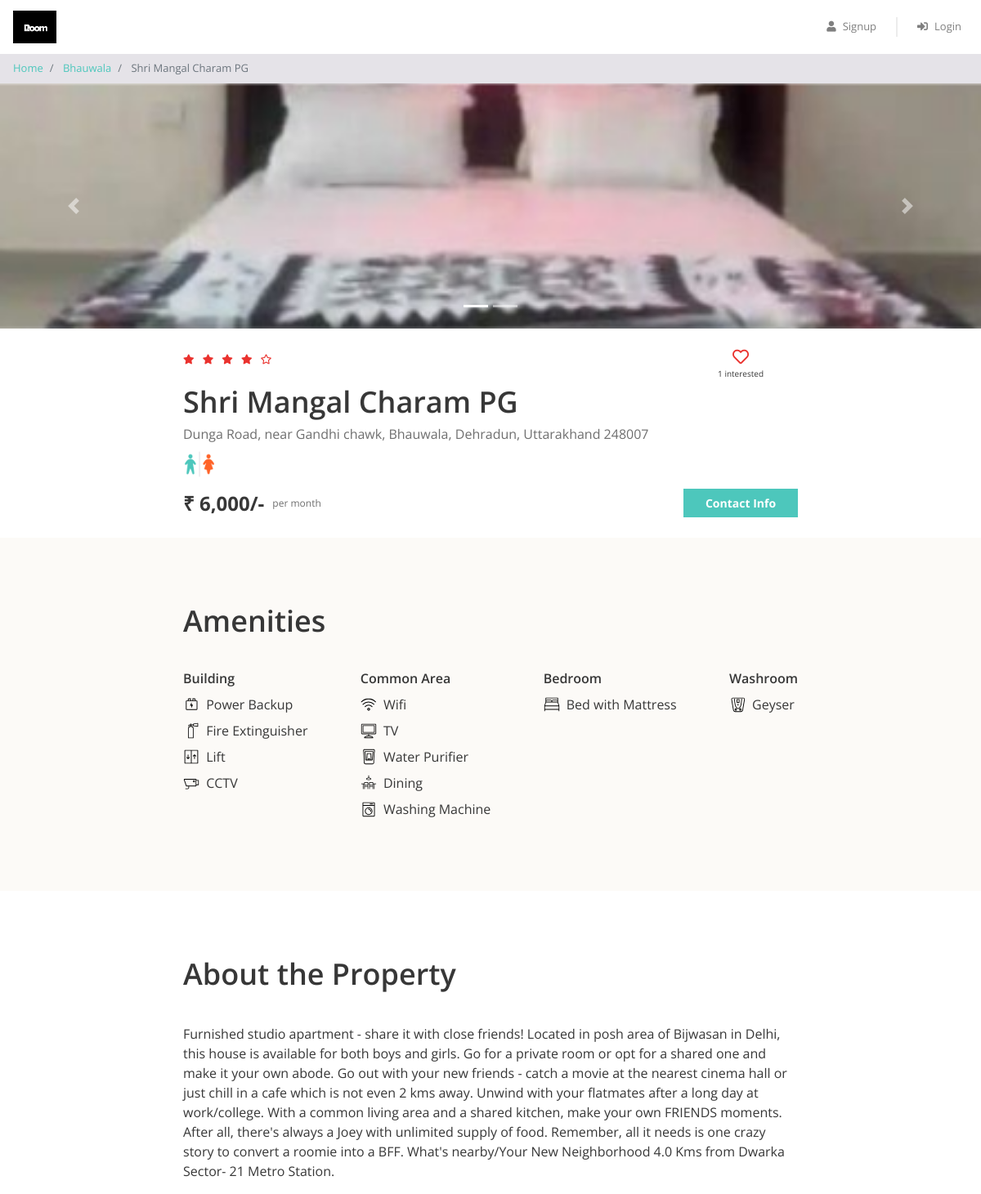
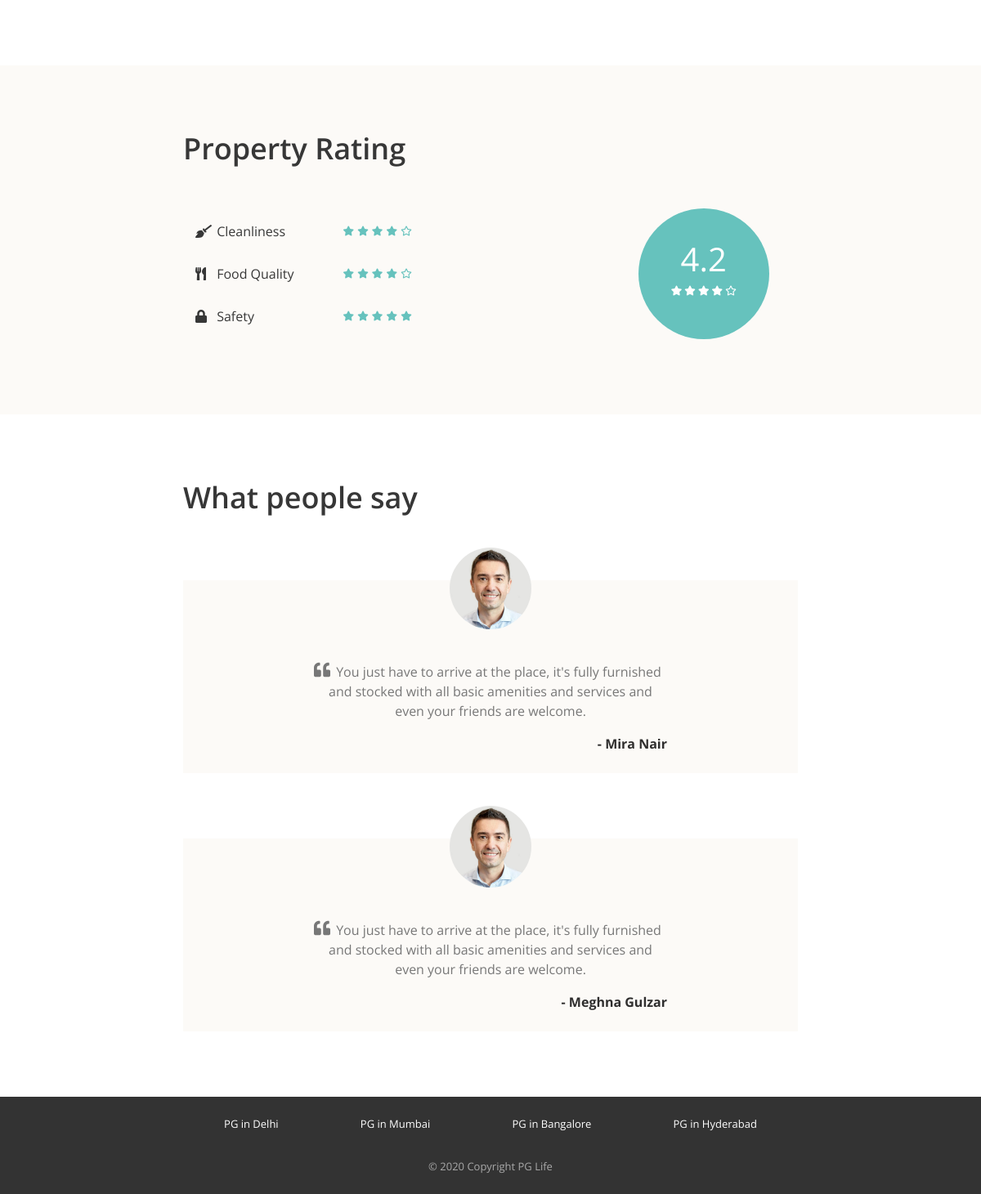
The app's page /property_detail.php?property_id=3 with its own data (2 pictures, top to bottom).
### tables this page shows
CREATE TABLE `properties` (
  `id` int(11) NOT NULL,
  `city_id` int(11) NOT NULL,
  `name` varchar(100) NOT NULL,
  `address` varchar(100) NOT NULL,
  `description` longtext NOT NULL,
  `gender` enum('male','female','unisex') NOT NULL,
  `rent` int(11) NOT NULL,
  `rating_clean` float(2,1) NOT NULL,
  `rating_food` float(2,1) NOT NULL,
  `rating_safety` float(2,1) NOT NULL
);

CREATE TABLE `cities` (
  `id` int(11) NOT NULL,
  `name` varchar(100) NOT NULL
);

CREATE TABLE `amenities` (
  `id` int(11) NOT NULL,
  `name` varchar(100) NOT NULL,
  `type` varchar(100) NOT NULL,
  `icon` varchar(100) NOT NULL
);

CREATE TABLE `testimonials` (
  `id` int(11) NOT NULL,
  `property_id` int(11) NOT NULL,
  `user_name` varchar(100) NOT NULL,
  `content` longtext NOT NULL
);

### property_detail.php (the view, shortened to what this page needs)
<?php
require "includes/database_connect.php";
$property_id = $_GET["property_id"];
$sql_1 = "SELECT *, p.id AS property_id, p.name AS property_name, c.name AS city_name
            FROM properties p
            INNER JOIN cities c ON p.city_id = c.id
            WHERE p.id = $property_id";
$result_1 = mysqli_query($conn, $sql_1);
$property = mysqli_fetch_assoc($result_1);
$sql_2 = "SELECT * FROM testimonials WHERE property_id = $property_id";
$result_2 = mysqli_query($conn, $sql_2);
$testimonials = mysqli_fetch_all($result_2, MYSQLI_ASSOC);
$sql_3 = "SELECT a.*
            FROM amenities a
            INNER JOIN properties_amenities pa ON a.id = pa.amenity_id
            WHERE pa.property_id = $property_id";
$result_3 = mysqli_query($conn, $sql_3);
$amenities = mysqli_fetch_all($result_3, MYSQLI_ASSOC);
$sql_4 = "SELECT * FROM interested_users_properties WHERE property_id = $property_id";
$result_4 = mysqli_query($conn, $sql_4);
$interested_users_count = mysqli_num_rows($result_4);
?>
<!DOCTYPE html>
<html lang="en">
<head>
    <?php
    include "includes/head_links.php";
    ?>
    <link href="css/property_detail.css" rel="stylesheet" />
</head>
<body>
    <?php
    include "includes/header.php";
    ?>
    <nav aria-label="breadcrumb">
        <ol class="breadcrumb py-2">
            <li class="breadcrumb-item">
                <a href="index.php">Home</a>
            </li>
            <li class="breadcrumb-item">
                <a href="property_list.php?city=<?= $property['city_name']; ?>"><?= $property['city_name']; ?></a>
            </li>
            <li class="breadcrumb-item active" aria-current="page">
                <?= $property['property_name']; ?>
            </li>
        </ol>
    </nav>
    <div id="property-images" class="carousel slide" data-ride="carousel">
        <ol class="carousel-indicators">
            <?php
            $property_images = glob("img/properties/" . $property['property_id'] . "/*");
            foreach ($property_images as $index => $property_image) {
            ?>
                <li data-target="#property-images" data-slide-to="<?= $index ?>" class="<?= $index == 0 ? "active" : ""; ?>"></li>
            <?php
            }
            ?>
        </ol>
        <div class="carousel-inner">
            <?php
            foreach ($property_images as $index => $property_image) {
            ?>
                <div class="carousel-item <?= $index == 0 ? "active" : ""; ?>">
                    <img class="d-block w-100" src="<?= $property_image ?>" alt="slide">
                </div>
            <?php
            }
            ?>
        </div>
        <a class="carousel-control-prev" href="#property-images" role="button" data-slide="prev">
            <span class="carousel-control-prev-icon" aria-hidden="true"></span>
        </a>
        <a class="carousel-control-next" href="#property-images" role="button" data-slide="next">
            <span class="carousel-control-next-icon" aria-hidden="true"></span>
        </a>
    </div>
    <div class="property-summary page-container">
        <div class="row no-gutters justify-content-between">
            <?php
            $total_rating = ($property['rating_clean'] + $property['rating_food'] + $property['rating_safety']) / 3;
            $total_rating = round($total_rating, 1);
            ?>
            <div class="star-container" title="<?= $total_rating ?>">
                <?php
                $rating = $total_rating;
                for ($i = 0; $i < 5; $i++) {
                    if ($rating >= $i + 0.8) {
                ?>
                        <i class="fas fa-star"></i>
                    <?php
                    } elseif ($rating >= $i + 0.3) {
                    ?>
                        <i class="fas fa-star-half-alt"></i>
                    <?php
                    } else {
                    ?>
                        <i class="far fa-star"></i>
                <?php
                    }
                }
                ?>
            </div>
            <div class="interested-container">
                <?php
                $is_interested = false;
                if ($is_interested) {
                ?>
                    <i class="is-interested-image fas fa-heart"></i>
                <?php
                } else {
                ?>
                    <i class="is-interested-image far fa-heart"></i>
                <?php
                }
                ?>
                <div class="interested-text">
                    <span class="interested-user-count"><?= $interested_users_count ?></span> interested
                </div>
            </div>
        </div>
        <div class="detail-container">
            <div class="property-name"><?= $property['property_name'] ?></div>
            <div class="property-address"><?= $property['address'] ?></div>
            <div class="property-gender">
                <?php
                if ($property['gender'] == "male") {
                ?>
                    <img src="img/male.png">
                <?php
                } elseif ($property['gender'] == "female") {
                ?>
                    <img src="img/female.png">
                <?php
                } else {
                ?>
                    <img src="img/unisex.png">
                <?php
                }
                ?>
            </div>
        </div>
        <div class="row no-gutters">
            <div class="rent-container col-6">
                <div class="rent">₹ <?= number_format($property['rent']) ?>/-</div>
                <div class="rent-unit">per month</div>
            </div>
            <div class="button-container col-6">
                <a href="#" class="btn btn-primary">Contact Info</a>
            </div>
        </div>
    </div>
    <div class="property-amenities">
        <div class="page-container">
            <h1>Amenities</h1>
            <div class="row justify-content-between">
                <div class="col-md-auto">
                    <h5>Building</h5>
                    <?php
                    foreach ($amenities as $amenity) {
                        if ($amenity['type'] == "Building") {
                    ?>
                            <div class="amenity-container">
                                <img src="img/amenities/<?= $amenity['icon'] ?>.svg">
                                <span><?= $amenity['name'] ?></span>
                            </div>
                    <?php
                        }
                    }
                    ?>
                </div>
                <div class="col-md-auto">
                    <h5>Common Area</h5>
                    <?php
                    foreach ($amenities as $amenity) {
                        if ($amenity['type'] == "Common Area") {
                    ?>
                            <div class="amenity-container">
                                <img src="img/amenities/<?= $amenity['icon'] ?>.svg">
                                <span><?= $amenity['name'] ?></span>
                            </div>
                    <?php
                        }
                    }
                    ?>
                </div>
                <div class="col-md-auto">
                    <h5>Bedroom</h5>
                    <?php
                    foreach ($amenities as $amenity) {
                        if ($amenity['type'] == "Bedroom") {
                    ?>
                            <div class="amenity-container">
                                <img src="img/amenities/<?= $amenity['icon'] ?>.svg">
                                <span><?= $amenity['name'] ?></span>
                            </div>
                    <?php
                        }
                    }
                    ?>
                </div>
                <div class="col-md-auto">
                    <h5>Washroom</h5>
                    <?php
                    foreach ($amenities as $amenity) {
                        if ($amenity['type'] == "Washroom") {
                    ?>
                            <div class="amenity-container">
                                <img src="img/amenities/<?= $amenity['icon'] ?>.svg">
                                <span><?= $amenity['name'] ?></span>
                            </div>
                    <?php
                        }
                    }
                    ?>
                </div>
            </div>
        </div>
    </div>
    <div class="property-about page-container">
        <h1>About the Property</h1>
        <p><?= $property['description'] ?></p>
    </div>
    <div class="property-rating">
        <div class="page-container">
            <h1>Property Rating</h1>
            <div class="row align-items-center justify-content-between">
                <div class="col-md-6">
                    <div class="rating-criteria row">
                        <div class="col-6">
                            <i class="rating-criteria-icon fas fa-broom"></i>
                            <span class="rating-criteria-text">Cleanliness</span>
                        </div>
                        <div class="rating-criteria-star-container col-6" title="<?= $property['rating_clean'] ?>">
                            <?php
                            $rating = $property['rating_clean'];
                            for ($i = 0; $i < 5; $i++) {
                                if ($rating >= $i + 0.8) {
                            ?>
                                    <i class="fas fa-star"></i>
                                <?php
                                } elseif ($rating >= $i + 0.3) {
                                ?>
                                    <i class="fas fa-star-half-alt"></i>
                                <?php
                                } else {
                                ?>
                                    <i class="far fa-star"></i>
                            <?php
                                }
                            }
                            ?>
                        </div>
                    </div>
                    <div class="rating-criteria row">
                        <div class="col-6">
                            <i class="rating-criteria-icon fas fa-utensils"></i>
                            <span class="rating-criteria-text">Food Quality</span>
                        </div>
                        <div class="rating-criteria-star-container col-6" title="<?= $property['rating_food'] ?>">
                            <?php
                            $rating = $property['rating_food'];
                            for ($i = 0; $i < 5; $i++) {
                                if ($rating >= $i + 0.8) {
                            ?>
                                    <i class="fas fa-star"></i>
                                <?php
                                } elseif ($rating >= $i + 0.3) {
                                ?>
                                    <i class="fas fa-star-half-alt"></i>
                                <?php
                                } else {
                                ?>
                                    <i class="far fa-star"></i>
                            <?php
                                }
                            }
                            ?>
                        </div>
                    </div>
                    <div class="rating-criteria row">
                        <div class="col-6">
                            <i class="rating-criteria-icon fa fa-lock"></i>
                            <span class="rating-criteria-text">Safety</span>
                        </div>
                        <div class="rating-criteria-star-container col-6" title="<?= $property['rating_safety'] ?>">
                            <?php
                            $rating = $property['rating_safety'];
                            for ($i = 0; $i < 5; $i++) {
                                if ($rating >= $i + 0.8) {
                            ?>
                                    <i class="fas fa-star"></i>
                                <?php
                                } elseif ($rating >= $i + 0.3) {
                                ?>
                                    <i class="fas fa-star-half-alt"></i>
                                <?php
                                } else {
                                ?>
                                    <i class="far fa-star"></i>
                            <?php
                                }
                            }
                            ?>
                        </div>
                    </div>
                </div>
                <div class="col-md-4">
                    <div class="rating-circle">
                        <?php
                        $total_rating = ($property['rating_clean'] + $property['rating_food'] + $property['rating_safety']) / 3;
                        $total_rating = round($total_rating, 1);
                        ?>
                        <div class="total-rating"><?= $total_rating ?></div>
                        <div class="rating-circle-star-container">
                            <?php
                            $rating = $total_rating;
                            for ($i = 0; $i < 5; $i++) {
                                if ($rating >= $i + 0.8) {
                            ?>
                                    <i class="fas fa-star"></i>
                                <?php
                                } elseif ($rating >= $i + 0.3) {
                                ?>
                                    <i class="fas fa-star-half-alt"></i>
                                <?php
                                } else {
                                ?>
                                    <i class="far fa-star"></i>
                            <?php
                                }
                            }
                            ?>
                        </div>
                    </div>
                </div>
            </div>
        </div>
    </div>
    <div class="property-testimonials page-container">
        <h1>What people say</h1>
        <?php
        foreach ($testimonials as $testimonial) {
        ?>
            <div class="testimonial-block">
                <div class="testimonial-image-container">
                    <img class="testimonial-img" src="img/man.png">
                </div>
                <div class="testimonial-text">
                    <i class="fa fa-quote-left" aria-hidden="true"></i>
                    <p><?= $testimonial['content'] ?></p>
                </div>
                <div class="testimonial-name">- <?= $testimonial['user_name'] ?></div>
            </div>
        <?php
        }
        ?>
    </div>
    <?php
    include "includes/footer.php";
    ?>
</body>
</html>

### records on screen
properties: city.name "Bhauwala", name "Shri Mangal Charam PG", address "Dunga Road, near Gandhi chawk, Bhauwala, Dehradun, Uttarakhand 248007", rent "6,000", description "Furnished studio apartment - share it with close friends! Located in posh area of Bijwasan in Delhi, this house is available for both boys and girls. Go for a private room or opt for a shared one and make it your own abode. Go out with your new friends - catch a movie at the nearest cinema hall or just chill in a cafe which is not even 2 kms away. Unwind with your flatmates after a long day at work/college. With a common living area and a shared kitchen, make your own FRIENDS moments. After all, there's always a Joey with unlimited supply of food. Remember, all it needs is one crazy story to convert a roomie into a BFF. What's nearby/Your New Neighborhood 4.0 Kms from Dwarka Sector- 21…", total_rating "4.2"
amenities: icon (picture), name "Power Backup"
amenities: icon (picture), name "Fire Extinguisher"
amenities: icon (picture), name "Lift"
amenities: icon (picture), name "CCTV"
amenities: icon (picture), name "Wifi"
amenities: shows a picture, name "TV"
amenities: icon (picture), name "Water Purifier"
amenities: icon (picture), name "Dining"
amenities: icon (picture), name "Washing Machine"
amenities: name "Bed with Mattress"
amenities: icon (picture), name "Geyser"
testimonials: content "You just have to arrive at the place, it's fully furnished and stocked with all basic amenities and services and even your friends are welcome.", user_name "Mira Nair"
testimonials: content "You just have to arrive at the place, it's fully furnished and stocked with all basic amenities and services and even your friends are welcome.", user_name "Meghna Gulzar"

### other values on screen
$interested_users_count "1"
